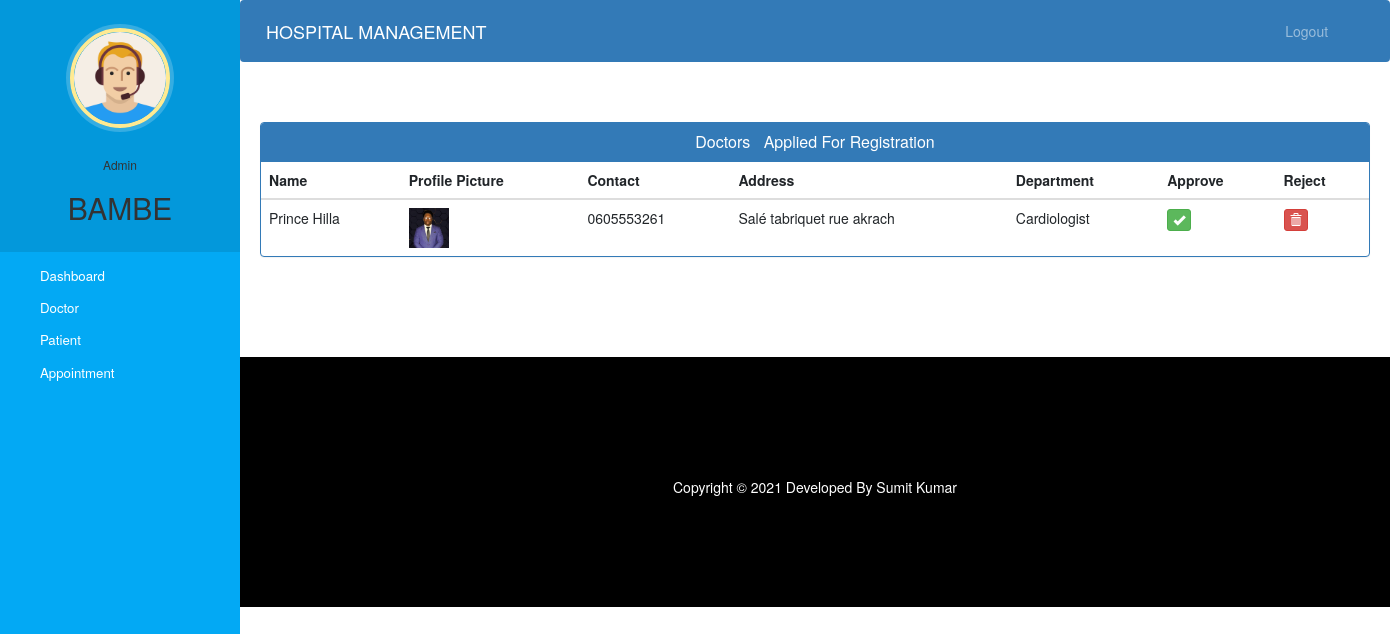
/admin-approve-doctor (signed in), run on the app's committed database.
### hospital/models.py (models this page shows, shortened)
class Doctor(models.Model):
    user=models.OneToOneField(User,on_delete=models.CASCADE)
    profile_pic= models.ImageField(upload_to='profile_pic/DoctorProfilePic/',null=True,blank=True)
    address = models.CharField(max_length=40)
    mobile = models.CharField(max_length=20,null=True)
    department= models.CharField(max_length=50,choices=departments,default='Cardiologist')
    status=models.BooleanField(default=False)
    @property
    def get_name(self):
        return self.user.first_name+" "+self.user.last_name

### hospital/views.py (the view)
# urls.py: path('admin-approve-doctor', views.admin_approve_doctor_view,name='admin-approve-doctor'),
@login_required(login_url='adminlogin')
@user_passes_test(is_admin)
def admin_approve_doctor_view(request):
    doctors=models.Doctor.objects.all().filter(status=False)
    return render(request,'hospital/admin_approve_doctor.html',{'doctors':doctors})

### hospital/views.py (called while the page is built)
def is_admin(user):
    return user.groups.filter(name='ADMIN').exists()

### templates/hospital/admin_approve_doctor.html (shortened to what this page needs)
{% extends 'hospital/admin_base.html' %}
{% block content %}
{%load static%}
<head>
  <link href="//netdna.bootstrapcdn.com/bootstrap/3.0.0/css/bootstrap.min.css" rel="stylesheet" id="bootstrap-css">
</head>
<div class="container">
  <div class="panel panel-primary">
    <div class="panel-heading">
      <h6 class="panel-title">Doctors &nbsp Applied For Registration</h6>
    </div>
    <table class="table table-hover" id="dev-table">
      <thead>
        <tr>
          <th>Name</th>
          <th>Profile Picture</th>
          <th>Contact</th>
          <th>Address</th>
          <th>Department</th>
          <th>Approve</th>
          <th>Reject</th>
        </tr>
      </thead>
      {% for d in doctors %}
      <tr>
        <td> {{d.get_name}}</td>
        <td> <img src="{% static d.profile_pic.url %}" alt="Profile Pic" height="40px" width="40px" /></td>
        <td>{{d.mobile}}</td>
        <td>{{d.address}}</td>
        <td>{{d.department}}</td>
        <td><a class="btn btn-success btn-xs" href="{% url 'approve-doctor' d.id  %}"><span class="glyphicon glyphicon-ok"></span></a></td>
        <td><a class="btn btn-danger btn-xs" href="{% url 'reject-doctor' d.id  %}"><span class="glyphicon glyphicon-trash"></span></a></td>
      </tr>
      {% endfor %}
    </table>
  </div>
</div>
{% endblock content %}

### templates/hospital/admin_base.html (shortened to what this page needs)
<!DOCTYPE html>
{% load static %}
<html lang="en">
<head>
  <link rel="stylesheet" href="https://stackpath.bootstrapcdn.com/bootstrap/4.3.1/css/bootstrap.min.css">
  <link rel="stylesheet" href="https://maxcdn.bootstrapcdn.com/font-awesome/4.7.0/css/font-awesome.min.css">
  <link rel="stylesheet" href="{% static '/style.css' %}">
</head>
<body>
  <nav class="menu" tabindex="0">
    <header class="avatar">
      <img src="{% static "images/adminpropic.png" %}" />
      <br><br>
      <h6>Admin</h6>
      <h2>{{request.user.first_name}}</h2>
    </header>
    <ul>
      <li tabindex="0" class="icon-dashboard"> <a style="color:white; text-decoration:none;" href="/admin-dashboard"><span>Dashboard</span></a> </li>
      <li tabindex="0" class="icon-customers"> <a style="color:white; text-decoration:none;" href="/admin-doctor"><span>Doctor</span></a></li>
      <li tabindex="0" class="icon-users"> <a style="color:white; text-decoration:none;" href="/admin-patient"><span>Patient</span></a></li>
      <li tabindex="0" class="icon-calendar"> <a style="color:white; text-decoration:none;" href="/admin-appointment"><span>Appointment</span></a></li>
    </ul>
  </nav>
  <main>
    <div class="bs-example">
      <nav class="navbar navbar-expand-md  navbar-dark fixed-top" style="background:#337AB7;">
        <a href="/admin-dashboard" class="navbar-brand">HOSPITAL MANAGEMENT</a>
        <div class="collapse navbar-collapse justify-content-between" id="navbarCollapse">
          <div class="navbar-nav" style=" margin-left: 90%;">
            <a href="/logout" class="nav-item nav-link">Logout</a>
          </div>
        </div>
      </nav>
    </div>
    <br><br>
    {% block content %}
    {% endblock content %}
    <br><br><br><br>
    <footer>
      <br>
      <div class="container">
        <div class="row">
          <div class="col-md-12 col-sm-12">
            <div style="color:#ffffff;" class="wow fadeInUp footer-copyright">
              <p>
                Copyright &copy; 2021 Developed By Sumit Kumar </p>
            </div>
          </div>
        </div>
      </div>
    </footer>
  </main>
</body>
</html>

### static/style.css (style rules this page uses)
body { padding-left: 240px; }
main { position: relative; height: 100vh; }
.menu { background: #5bc995; height: 100vh; width: 240px; position: fixed; top: 0px; left: 0; z-index: 5; outline: none; }
.menu .avatar { background: rgba(0, 0, 0, 0.1); padding: 2em 0.5em; text-align: center; }
.menu .avatar img { width: 100px; border-radius: 50%; overflow: hidden; border: 4px solid #ffea92; box-shadow: 0 0 0 4px rgba(255, 255, 255, 0.2); }
.menu .avatar h2 { font-weight: normal; margin-bottom: 0; }
.menu ul { list-style: none; padding: 0.5em 0; margin: 0; }
.menu ul li { padding: 0.5em 1em 0.5em 3em; font-size: 0.95em; font-weight: regular; background-repeat: no-repeat; background-position: left 15px center; background-size: auto 20px; transition: all 0.15s linear; cursor: pointer; }
.menu ul li.icon-dashboard { background-image: url("http://www.entypo.com/images//gauge.svg"); }
.menu ul li.icon-customers { background-image: url("http://www.entypo.com/images//briefcase.svg"); }
.menu ul li.icon-users { background-image: url("http://www.entypo.com/images//users.svg"); }
.menu ul li.icon-calendar { background-image: url("http://www.entypo.com/images//calendar.svg"); }

### templates/hospital/admin_base.html (style rules this page uses)
a:link { text-decoration: none; }
a { color: white; }
footer { padding: 0px 0px 0px 0px; background-color: black; margin: 0px; }
p { text-align: center; }
body { padding-left: 240px; }
main { position: relative; height: 100vh; }
.menu { background: #03a9f4; height: 100vh; width: 240px; position: fixed; top: 0px; left: 0; z-index: 5; outline: none; }
.menu .avatar { background: rgba(0, 0, 0, 0.1); padding: 2em 0.5em; text-align: center; }
.menu .avatar img { width: 100px; border-radius: 50%; overflow: hidden; border: 4px solid #ffea92; box-shadow: 0 0 0 4px rgba(255, 255, 255, 0.2); }
.menu .avatar h2 { font-weight: normal; margin-bottom: 0; }
.menu ul { list-style: none; padding: 0.5em 0; margin: 0; }
.menu ul li { padding: 0.5em 1em 0.5em 3em; font-size: 0.95em; font-weight: regular; background-repeat: no-repeat; background-position: left 15px center; background-size: auto 20px; transition: all 0.15s linear; cursor: pointer; }
.menu ul li.icon-dashboard { background-image: url("http://www.entypo.com/images//gauge.svg"); }
.menu ul li.icon-customers { background-image: url("http://www.entypo.com/images//briefcase.svg"); }
.menu ul li.icon-users { background-image: url("http://www.entypo.com/images//users.svg"); }
.menu ul li.icon-calendar { background-image: url("http://www.entypo.com/images//calendar.svg"); }

### templates/hospital/admin_approve_doctor.html (style rules this page uses)
a:link { text-decoration: none; }
h6 { text-align: center; }
.row { margin: 100px; }

### data on the page
Doctor: get_name "Prince Hilla", profile_pic (picture), mobile "0605553261", address "Salé tabriquet rue akrach", department "Cardiologist"

### other printed values
{{ request.user.first_name }} "BAMBE"
